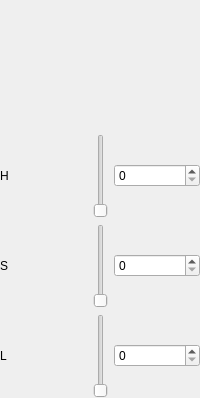
     <widget class="QWidget" name="tab_6Page2">
      <layout class="QGridLayout" name="gridLayout_3">
       <property name="leftMargin">
        <number>0</number>
       </property>
       <property name="topMargin">
        <number>0</number>
       </property>
       <property name="rightMargin">
        <number>0</number>
       </property>
       <property name="bottomMargin">
        <number>0</number>
       </property>
       <item row="1" column="1">
        <widget class="color_widgets::HueSlider" name="slider_hsl_hue">
         <property name="toolTip">
          <string>Hue</string>
         </property>
        </widget>
       </item>
       <item row="1" column="0">
        <widget class="QLabel" name="label_5">
         <property name="toolTip">
          <string>Hue</string>
         </property>
         <property name="text">
          <string>H</string>
         </property>
        </widget>
       </item>
       <item row="2" column="2">
        <widget class="QSpinBox" name="spinBox_6">
         <property name="maximum">
          <number>255</number>
         </property>
        </widget>
       </item>
       <item row="1" column="2">
        <widget class="QSpinBox" name="spinBox_5">
         <property name="toolTip">
          <string>Hue</string>
         </property>
         <property name="maximum">
          <number>359</number>
         </property>
        </widget>
       </item>
       <item row="0" column="0" colspan="3">
        <widget class="color_widgets::ColorWheel" name="color_hsl">
         <property name="sizePolicy">
          <sizepolicy hsizetype="Minimum" vsizetype="Minimum">
           <horstretch>0</horstretch>
           <verstretch>0</verstretch>
          </sizepolicy>
         </property>
         <property name="minimumSize">
          <size>
           <width>128</width>
           <height>128</height>
          </size>
         </property>
         <property name="selectorShape">
          <enum>color_widgets::ColorWheel::ShapeSquare</enum>
         </property>
         <property name="rotatingSelector">
          <bool>false</bool>
         </property>
         <property name="colorSpace">
          <enum>color_widgets::ColorWheel::ColorHSL</enum>
         </property>
        </widget>
       </item>
       <item row="3" column="2">
        <widget class="QSpinBox" name="spinBox_7">
         <property name="maximum">
          <number>255</number>
         </property>
        </widget>
       </item>
       <item row="2" column="1">
        <widget class="color_widgets::GradientSlider" name="slider_hsl_sat">
         <property name="maximum">
          <number>255</number>
         </property>
        </widget>
       </item>
       <item row="3" column="1">
        <widget class="color_widgets::GradientSlider" name="slider_hsl_light">
         <property name="maximum">
          <number>255</number>
         </property>
        </widget>
       </item>
       <item row="2" column="0">
        <widget class="QLabel" name="label_6">
         <property name="text">
          <string>S</string>
         </property>
        </widget>
       </item>
       <item row="3" column="0">
        <widget class="QLabel" name="label_7">
         <property name="text">
          <string>L</string>
         </property>
        </widget>
       </item>
      </layout>
     </widget>
